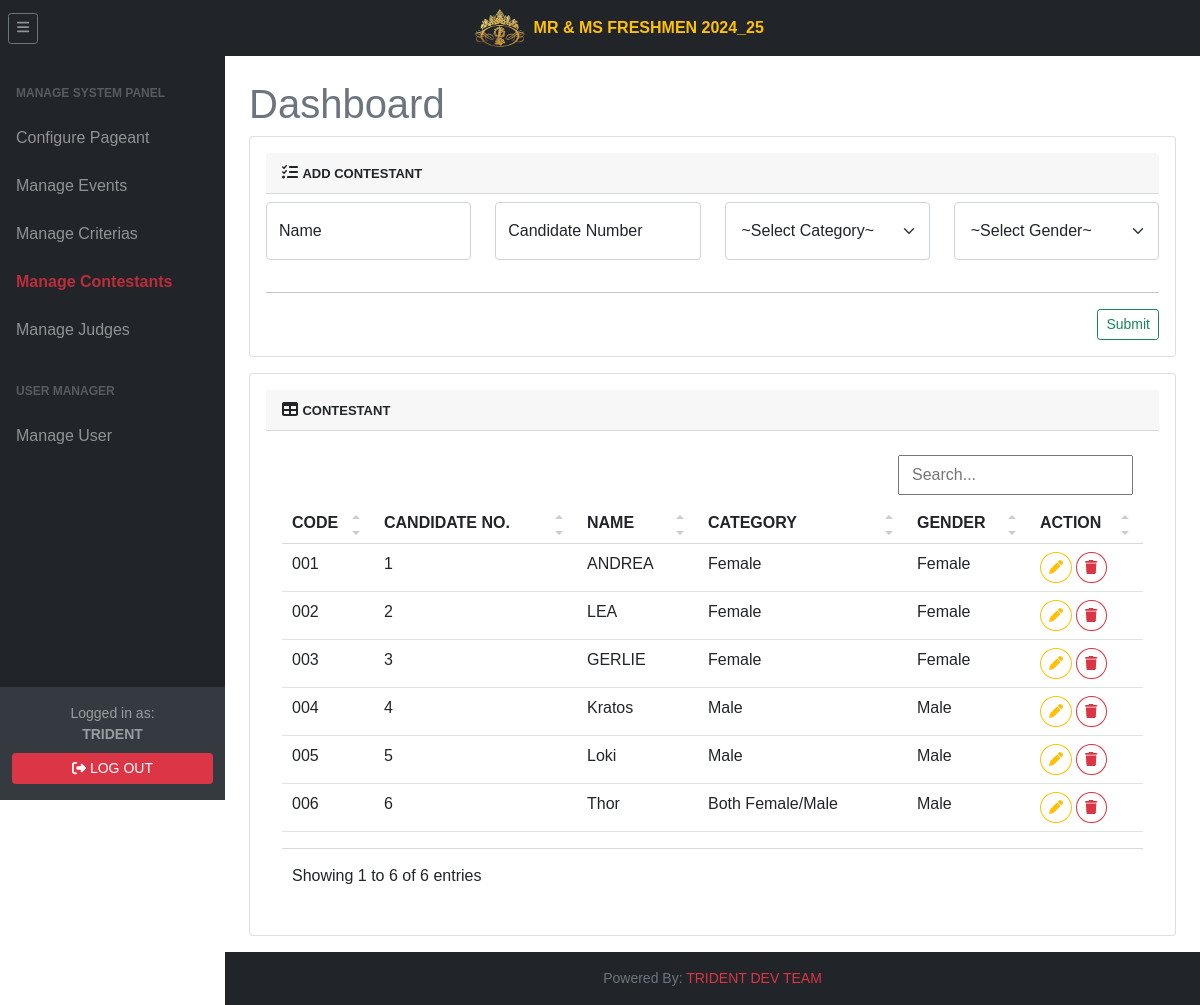
/tri.super/superContestant.php (signed in), run on the app's committed database.
### tables this page shows
CREATE TABLE `setting` (
  `id` int(11) NOT NULL AUTO_INCREMENT,
  `condition_final` varchar(10) DEFAULT NULL,
  `pageant_name` varchar(255) DEFAULT NULL,
  `isGeneral` varchar(4) DEFAULT NULL,
  `logo` varchar(255) DEFAULT NULL,
  `cover_photo` varchar(255) DEFAULT NULL,
  `weighted_scoring` tinyint(4) DEFAULT NULL,
  PRIMARY KEY (`id`)
);

CREATE TABLE `user` (
  `id` int(11) NOT NULL AUTO_INCREMENT,
  `code` varchar(16) DEFAULT NULL,
  `username` varchar(90) DEFAULT NULL,
  `password` varchar(255) DEFAULT NULL,
  `name` varchar(45) DEFAULT NULL,
  `types` varchar(45) DEFAULT NULL,
  `category` varchar(15) DEFAULT NULL,
  `status` tinyint(1) DEFAULT NULL,
  `added_by` varchar(16) DEFAULT NULL,
  `added_timestamp` timestamp NULL DEFAULT NULL,
  `updated_by` varchar(16) DEFAULT NULL,
  `updated_timestamp` timestamp NULL DEFAULT NULL,
  PRIMARY KEY (`id`)
);

CREATE TABLE `contestant` (
  `id` int(11) NOT NULL AUTO_INCREMENT,
  `code` varchar(3) DEFAULT NULL,
  `sequence` int(11) DEFAULT NULL,
  `name` varchar(255) DEFAULT NULL,
  `is_finalist` tinyint(1) DEFAULT NULL,
  `category_code` varchar(15) DEFAULT NULL,
  `gender` varchar(10) DEFAULT NULL,
  PRIMARY KEY (`id`)
);

### include/settings.php (called while the page is built, shortened)
<?php
$settings = mysqli_query($db, "SELECT * FROM setting") or die('query failed');
$fetchSettings = [];
if(mysqli_num_rows($settings) > 0){
    $fetchSettings = mysqli_fetch_assoc($settings);
}
$logo = $fetchSettings['logo'] ?? 'logo.png';
?>

### include/superinclude/superSession.php (called while the page is built, shortened)
<?php
$super = $_SESSION['super'];
?>

### tri.super/superContestant.php (the view, shortened to what this page needs)
<?php
    require '../include/connector/dbconn.php';
    require '../include/superinclude/superSession.php';
    include "../include/settings.php";
?>
<!DOCTYPE html>
<html lang="en">
    <head>
        <link href="../css/dataTable.css" rel="stylesheet" />
        <link href="../css/styles.css" rel="stylesheet" />
        <link rel="stylesheet" href="../css/jquery-ui.min.css">
    </head>
    <body class="sb-nav-fixed">
    <?php include "../include/topNav.php";?>
        <div id="layoutSidenav">
            <div id="layoutSidenav_nav">
            <?php include "../include/superinclude/superSidenav.php";?>
            </div>
            <div id="layoutSidenav_content">
                <main>
                <div class="container-fluid px-4">
                        <h1 class="mt-4 text-muted">Dashboard</h1>
                            <section class="mb-3">
                                <div class="card">
                                        <div class="card-body">
                                            <div class="card-header">
                                                <i class="fas fa-tasks"></i>
                                                <span class="fw-bold" style="font-size: small;">ADD CONTESTANT</span>
                                            </div>
                                            <form action="superCode.php" method="POST">
                                                <div class="row mb-3">
                                                        <div class="col-md-3 mb-3 mt-2">
                                                            <div class="form-floating">
                                                                <input class="form-control" id="contestantName" name="contestantName" type="text" placeholder="" data-maxlength="255" maxlength="255" required/>
                                                                <label for="criteriaName">Name</label>
                                                            </div>
                                                        </div>
                                                        <div class="col-md-3 mb-3 mt-2">
                                                            <div class="form-floating">
                                                                <input class="filter form-control" id="contestantSequence" name="contestantSequence" type="text" placeholder="" data-maxlength="4" maxlength="4" required/>
                                                                <label for="criteriaName">Candidate Number</label>
                                                            </div>
                                                        </div>
                                                        <div class="col-md-3 mb-3 mt-2">
                                                            <div class="form-floating">
                                                                <select class="form-select p-3" id="contestantCategoryType" name="contestantCategoryType" required>
                                                                    <option value="" selected disabled>~Select Category~</option>
                                                                </select>
                                                            </div>
                                                        </div>
                                                        <div class="col-md-3 mb-3 mt-2">
                                                            <div class="form-floating">
                                                                <select class="form-select p-3" id="contestantGender" name="contestantGender">
                                                                    <option value="" selected disabled>~Select Gender~</option>
                                                                </select>
                                                            </div>
                                                        </div>
                                                </div>
                                                    <div><hr class="dropdown-divider"/></div>
                                                        <div class="mt-3 mb-0 d-flex bd-highlight">
                                                            <button class="btn btn-outline-success btn-block ms-auto btn-sm" type="submit" name="addContestants" id="addContestants" style="text-decoration:none; -bs-btn-padding-y: .25rem; --bs-btn-padding-x: .5rem; --bs-btn-font-size: .75rem;">Submit</button>
                                                        </div>
                                            </form>
                                        </div>
                                </div>
                            </section>
                            <section class="mb-3">
                                <div class="card">
                                        <div class="card-body">
                                            <div class="card-header">
                                                <i class="fas fa-table"></i>
                                                <span class="fw-bold" style="font-size: small;">CONTESTANT</span>
                                            </div>
                                            <div class="card-body table-responsive-sm">
                                                <table class="table table-hover" id="data">
                                                <?php
                                                $sqlLogs = contestantTblList;
                                                        $resultLogs = mysqli_query($db,$sqlLogs);
                                                        if(mysqli_num_rows($resultLogs) > 0){
                                                    ?>
                                                    <thead>
                                                        <tr>
                                                            <th>CODE</th>
                                                            <th>CANDIDATE NO.</th>
                                                            <th>NAME</th>
                                                            <th>CATEGORY</th>
                                                            <th>GENDER</th>
                                                            <th>ACTION</th>
                                                        </tr>
                                                    </thead>
                                                    <?php
                                                        while($rowLogs = mysqli_fetch_assoc($resultLogs)){
                                                        ?>
                                                    <tr>
                                                        <td>
                                                            <?=$rowLogs['code']; ?>
                                                        </td>
                                                        <td>
                                                            <?=$rowLogs['sequence']?>
                                                        </td>
                                                        <td>
                                                            <?=$rowLogs['name']; ?>
                                                        </td>
                                                        <td>
                                                            <?php
                                                            $categoryCode = $rowLogs['category_code'];
                                                            switch ($categoryCode) {
                                                                case 'FE':
                                                                    echo 'Female';
                                                                    break;
                                                                case 'MA':
                                                                    echo 'Male';
                                                                    break;
                                                                case 'B':
                                                                    echo 'Both Female/Male';
                                                                    break;
                                                            }
                                                            ?>
                                                        </td>
                                                        <td>
                                                            <?php
                                                            $genderCode = $rowLogs['gender'];
                                                            switch ($genderCode) {
                                                                case 'F':
                                                                    echo 'Female';
                                                                    break;
                                                                case 'M':
                                                                    echo 'Male';
                                                                    break;
                                                            }
                                                            ?>
                                                        </td>
                                                        <td>
                                                            <button data-code='<?= $rowLogs['code']; ?>' class="updateContestantCode btn btn-outline-warning btn-sm rounded-circle"><i class="fa-solid fa-pen"></i></button>
                                                            <button data-code='<?= $rowLogs['code']; ?>' class="deleteContestCode btn btn-outline-danger btn-sm rounded-circle"><i class="fa-solid fa-trash"></i></button>
                                                        </td>
                                                    </tr>
                                                    <?php
                                                            }
                                                        } else {
                                                            echo "<h3 class='text-danger text-center mt-3'>No Existing Data Found!</h3>";
                                                        }
                                                    ?>
                                                </table>
                                            </div>
                                    </div>
                                </div>
                            </section>
                    </div>
                </main>
                <?php include "../include/footer.php";?>
            </div>
        </div>
</body>
</html>

### include/topNav.php
<nav class="sb-topnav navbar navbar-expand navbar-dark bg-dark">
            <?php
                $pageantName = isset($fetchSettings['pageant_name']) && $fetchSettings['pageant_name'] !== '' ? htmlspecialchars($fetchSettings['pageant_name']) : 'Pageant';
            ?>
            <button class="btn btn-link btn-sm order-1 order-lg-0 me-3 me-lg-0 ms-2 border border-secondary" id="sidebarToggle" href="#!"><i class="fas fa-bars"></i></button>
            <div class="mx-auto d-flex align-items-center">
                <img src="../assets/img/<?=$logo?>" alt="Logo" height="40" class="me-2">
                <span class="text-warning fw-bold" style="font-size: 1rem;"><?= $pageantName ?></span>
            </div>
</nav>

### include/superinclude/superSidenav.php
<?php
         $select = mysqli_query($db, "SELECT * FROM user WHERE code = '$super' ") or die('query failed');
         if(mysqli_num_rows($select) > 0){
            $fetch = mysqli_fetch_assoc($select);
         }
?>
<div id="layoutSidenav_nav">
                <nav class="sb-sidenav accordion sb-sidenav-dark" id="sidenavAccordion">
                    <div class="sb-sidenav-menu">
                        <div class="nav category-buttons">
                        <div class="sb-sidenav-menu-heading">Manage System Panel</div>
                            <a class="event_category nav-link" href="superBackup.php">
                                Configure Pageant
                            </a>
                            <a class="event_category nav-link" href="superEvent.php">
                                Manage Events
                            </a>
                            <a class="event_category nav-link" href="superCriteria.php">
                                Manage Criterias
                            </a>
                            <a class="event_category nav-link" href="superContestant.php">
                                Manage Contestants
                            </a>
                            <a class="event_category nav-link" href="superjudge.php">
                                Manage Judges
                            </a>
                            <div class="sb-sidenav-menu-heading">User Manager</div>
                            <a class="event_category nav-link" href="superUser.php">
                                Manage User
                            </a>
                        </div>
                    </div>
                    <div class="sb-sidenav-footer py-3">
                        <div class="small text-center mb-2">Logged in as:
                            <div class="fw-bold"><?php echo $fetch['name']; ?></div>
                        </div>
                        <a href="../tri.login/logout.php" class="btn btn-danger btn-sm w-100">
                            <i class="fa-solid fa-right-from-bracket"></i> LOG OUT
                        </a>
                    </div>
                </nav>
            </div>

### css/dataTable.css (style rules this page uses)
.datatable-table { max-width: 100%; width: 100%; border-spacing: 0; border-collapse: separate; }

### tri.super/superContestant.php (style rules this page uses)
body { margin: 0; background-size: cover; background-position: center; background-repeat: no-repeat; background-attachment: fixed; font-family: Arial; }

### data on the page
setting: logo (picture), pageant_name "MR & MS FRESHMEN 2024_25"
user: name "TRIDENT"
contestant: code "001", sequence "1", name "ANDREA", category_code "Female", gender "Female"
contestant: code "002", sequence "2", name "LEA", category_code "Female", gender "Female"
contestant: code "003", sequence "3", name "GERLIE", category_code "Female", gender "Female"
contestant: code "004", sequence "4", name "Kratos", category_code "Male", gender "Male"
contestant: code "005", sequence "5", name "Loki", category_code "Male", gender "Male"
contestant: code "006", sequence "6", name "Thor", category_code "Both Female/Male", gender "Male"
